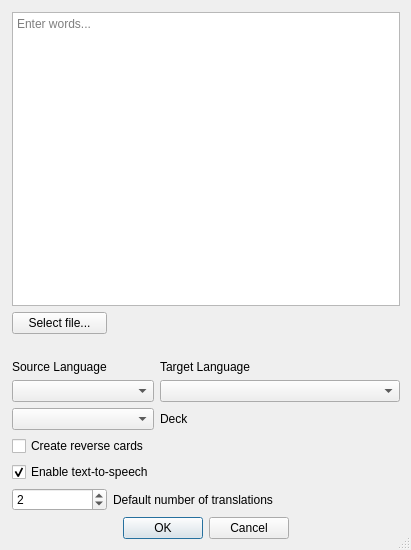
<?xml version="1.0" encoding="UTF-8"?>
<ui version="4.0">
 <class>Dialog</class>
 <widget class="QDialog" name="Dialog">
  <property name="geometry">
   <rect>
    <x>0</x>
    <y>0</y>
    <width>411</width>
    <height>550</height>
   </rect>
  </property>
  <property name="windowTitle">
   <string>Generate Foreign Language Cards</string>
  </property>
  <property name="autoFillBackground">
   <bool>true</bool>
  </property>
  <property name="sizeGripEnabled">
   <bool>true</bool>
  </property>
  <property name="modal">
   <bool>true</bool>
  </property>
  <widget class="QWidget" name="layoutWidget">
   <property name="geometry">
    <rect>
     <x>12</x>
     <y>12</y>
     <width>388</width>
     <height>527</height>
    </rect>
   </property>
   <layout class="QVBoxLayout" name="verticalLayout">
    <item>
     <layout class="QGridLayout" name="gridLayout">
      <item row="0" column="0" colspan="4">
       <widget class="QTextEdit" name="textEdit">
        <property name="placeholderText">
         <string>Enter words...</string>
        </property>
       </widget>
      </item>
      <item row="1" column="0">
       <widget class="QPushButton" name="pushButton">
        <property name="toolTip">
         <string>&lt;html&gt;&lt;head/&gt;&lt;body&gt;&lt;p&gt;Import words file&lt;/p&gt;&lt;/body&gt;&lt;/html&gt;</string>
        </property>
        <property name="text">
         <string>Select file...</string>
        </property>
       </widget>
      </item>
      <item row="1" column="1" colspan="3">
       <spacer name="horizontalSpacer">
        <property name="orientation">
         <enum>Qt::Horizontal</enum>
        </property>
        <property name="sizeHint" stdset="0">
         <size>
          <width>188</width>
          <height>20</height>
         </size>
        </property>
       </spacer>
      </item>
      <item row="2" column="0" colspan="4">
       <spacer name="horizontalSpacer_4">
        <property name="orientation">
         <enum>Qt::Horizontal</enum>
        </property>
        <property name="sizeHint" stdset="0">
         <size>
          <width>328</width>
          <height>20</height>
         </size>
        </property>
       </spacer>
      </item>
      <item row="3" column="0">
       <widget class="QLabel" name="label_3">
        <property name="text">
         <string>Source Language</string>
        </property>
       </widget>
      </item>
      <item row="3" column="2" colspan="2">
       <widget class="QLabel" name="label_4">
        <property name="text">
         <string>Target Language</string>
        </property>
       </widget>
      </item>
      <item row="4" column="2" colspan="2">
       <widget class="QComboBox" name="comboBox_3"/>
      </item>
      <item row="5" column="2">
       <widget class="QLabel" name="label">
        <property name="text">
         <string>Deck</string>
        </property>
       </widget>
      </item>
      <item row="5" column="3">
       <spacer name="horizontalSpacer_2">
        <property name="orientation">
         <enum>Qt::Horizontal</enum>
        </property>
        <property name="sizeHint" stdset="0">
         <size>
          <width>48</width>
          <height>20</height>
         </size>
        </property>
       </spacer>
      </item>
      <item row="6" column="2" colspan="2">
       <spacer name="horizontalSpacer_3">
        <property name="orientation">
         <enum>Qt::Horizontal</enum>
        </property>
        <property name="sizeHint" stdset="0">
         <size>
          <width>138</width>
          <height>20</height>
         </size>
        </property>
       </spacer>
      </item>
      <item row="7" column="2" colspan="2">
       <spacer name="horizontalSpacer_5">
        <property name="orientation">
         <enum>Qt::Horizontal</enum>
        </property>
        <property name="sizeHint" stdset="0">
         <size>
          <width>138</width>
          <height>20</height>
         </size>
        </property>
       </spacer>
      </item>
      <item row="8" column="0">
       <widget class="QSpinBox" name="spinBox">
        <property name="toolTip">
         <string>&lt;html&gt;&lt;head/&gt;&lt;body&gt;&lt;p&gt;The default number of translations to use on the reverse side of each card&lt;/p&gt;&lt;/body&gt;&lt;/html&gt;</string>
        </property>
        <property name="value">
         <number>2</number>
        </property>
       </widget>
      </item>
      <item row="8" column="1" colspan="3">
       <widget class="QLabel" name="label_2">
        <property name="text">
         <string>Default number of translations</string>
        </property>
       </widget>
      </item>
      <item row="4" column="0" colspan="2">
       <widget class="QComboBox" name="comboBox_2"/>
      </item>
      <item row="5" column="0" colspan="2">
       <widget class="QComboBox" name="comboBox">
        <property name="toolTip">
         <string>&lt;html&gt;&lt;head/&gt;&lt;body&gt;&lt;p&gt;Choose which deck to import the generated cards into.&lt;/p&gt;&lt;/body&gt;&lt;/html&gt;</string>
        </property>
        <property name="statusTip">
         <string/>
        </property>
        <property name="currentText">
         <string/>
        </property>
        <property name="placeholderText">
         <string>Deck</string>
        </property>
       </widget>
      </item>
      <item row="6" column="0" colspan="2">
       <widget class="QCheckBox" name="checkBox">
        <property name="toolTip">
         <string>&lt;html&gt;&lt;head/&gt;&lt;body&gt;&lt;p&gt;Create reverse vocab cards in addition to normal ones.&lt;/p&gt;&lt;/body&gt;&lt;/html&gt;</string>
        </property>
        <property name="text">
         <string>Create reverse cards</string>
        </property>
       </widget>
      </item>
      <item row="7" column="0" colspan="2">
       <widget class="QCheckBox" name="checkBox_2">
        <property name="toolTip">
         <string>Enable text to speech. Google TTS will be used to generate audio for your cards.</string>
        </property>
        <property name="text">
         <string>Enable text-to-speech</string>
        </property>
        <property name="checked">
         <bool>true</bool>
        </property>
       </widget>
      </item>
     </layout>
    </item>
    <item>
     <widget class="QDialogButtonBox" name="buttonBox">
      <property name="orientation">
       <enum>Qt::Horizontal</enum>
      </property>
      <property name="standardButtons">
       <set>QDialogButtonBox::Cancel|QDialogButtonBox::Ok</set>
      </property>
      <property name="centerButtons">
       <bool>true</bool>
      </property>
     </widget>
    </item>
   </layout>
  </widget>
 </widget>
 <resources/>
 <connections>
  <connection>
   <sender>buttonBox</sender>
   <signal>accepted()</signal>
   <receiver>Dialog</receiver>
   <slot>accept()</slot>
   <hints>
    <hint type="sourcelabel">
     <x>248</x>
     <y>254</y>
    </hint>
    <hint type="destinationlabel">
     <x>157</x>
     <y>274</y>
    </hint>
   </hints>
  </connection>
  <connection>
   <sender>buttonBox</sender>
   <signal>rejected()</signal>
   <receiver>Dialog</receiver>
   <slot>reject()</slot>
   <hints>
    <hint type="sourcelabel">
     <x>316</x>
     <y>260</y>
    </hint>
    <hint type="destinationlabel">
     <x>286</x>
     <y>274</y>
    </hint>
   </hints>
  </connection>
 </connections>
</ui>
